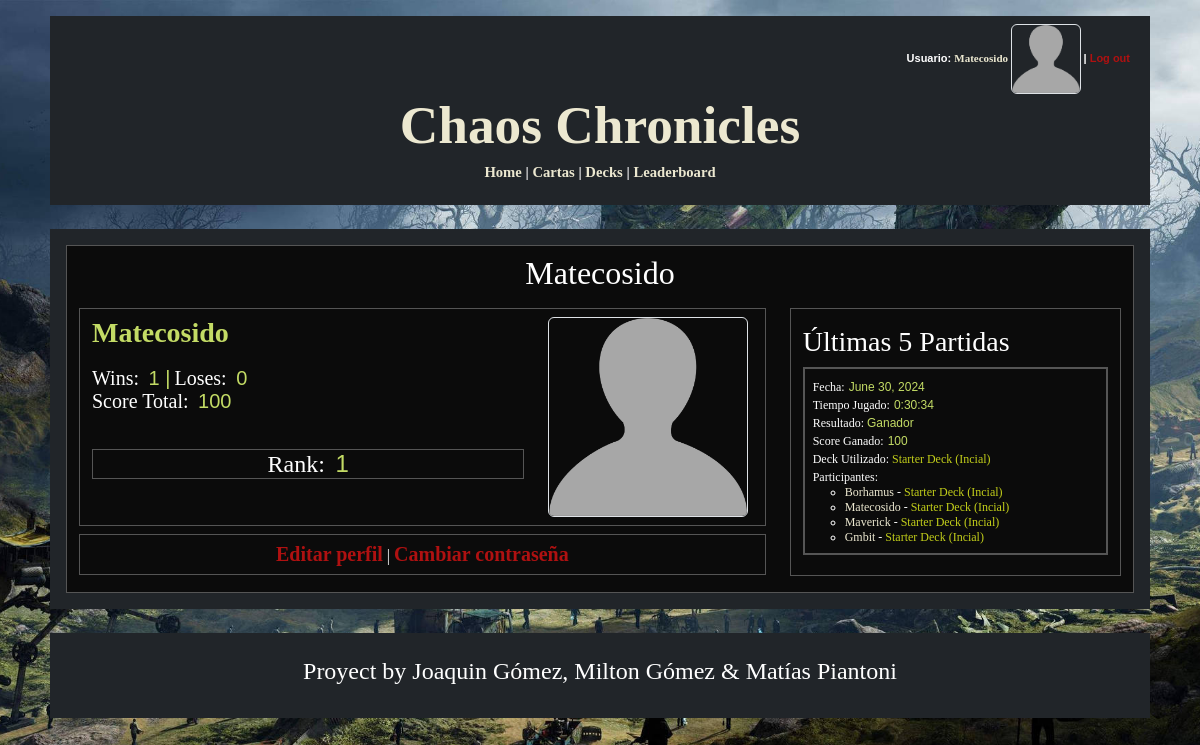
/profile/20/ (signed in), run on an earlier commit of the app's database.
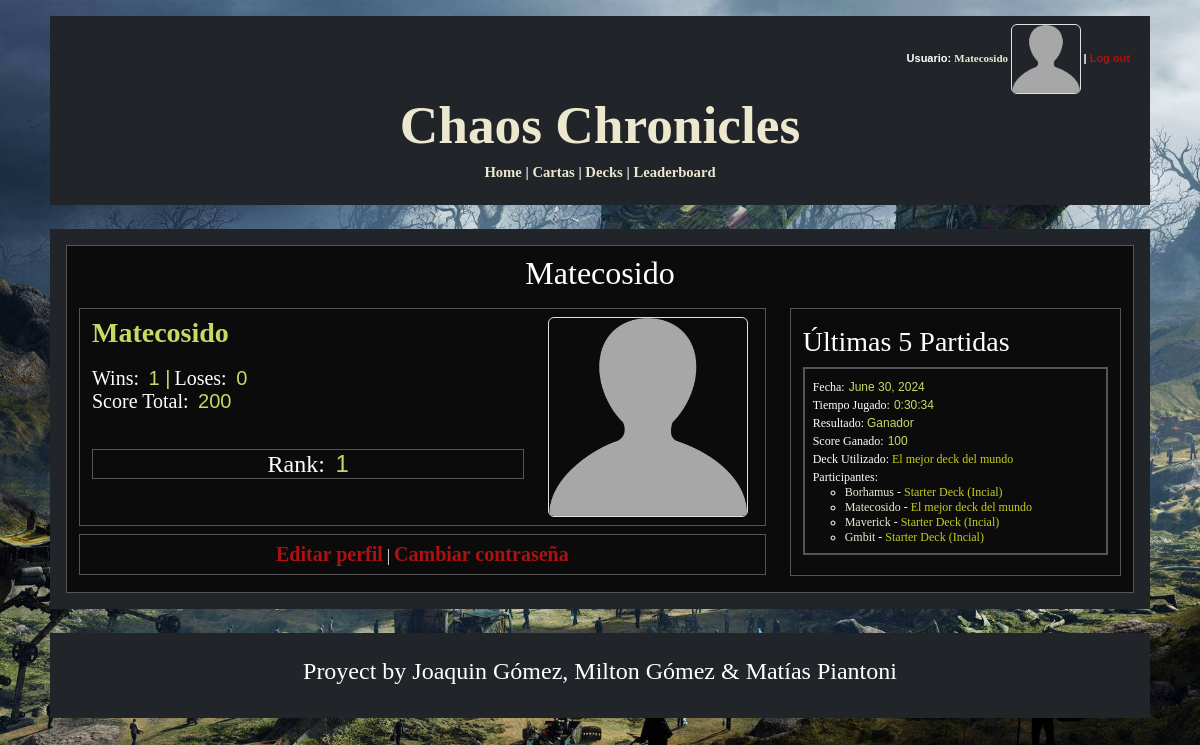
And on a later commit of the database.
### logica/models.py (models this page shows, shortened)
class Jugador(AbstractUser):
    ScoreTotal = models.SmallIntegerField(default=0)
    PartidasGanadas = models.IntegerField(default=0)
    PartidasPerdidas = models.IntegerField(default=0)
    Decks = models.ManyToManyField(Deck, blank=True)
    FotoPerfil = models.ImageField(blank=True, upload_to='perfilimages/')
    deck_seleccionado = models.ForeignKey('Deck', on_delete=models.SET_NULL, null=True, blank=True, related_name='jugador_seleccionado')
    def get_absolute_url(self):
        return reverse('user_profile', kwargs={'pk': self.pk})

class PartidaJugador(models.Model):
    Jugador = models.ForeignKey(Jugador, on_delete=models.CASCADE)
    Deck = models.ForeignKey(Deck, on_delete=models.CASCADE)
    Partida = models.ForeignKey(Partida, on_delete=models.CASCADE)
    GanadorPerdedor = models.BooleanField()
    ScoreGanado = models.SmallIntegerField()

class Deck(models.Model):
    Titulo = models.CharField(max_length=50)
    CantidadCartas = models.IntegerField(default=0, validators=[MinValueValidator(9), MaxValueValidator(21)])
    CantCirculo = models.SmallIntegerField(default=0)
    CantCuadrado = models.SmallIntegerField(default=0)
    CantTriangulo = models.SmallIntegerField(default=0)
    PartidasGanadas = models.SmallIntegerField(default=0)
    PartidasPerdidas = models.SmallIntegerField(default=0)
    PartidasTotales = models.SmallIntegerField(default=0)
    Winrate = models.DecimalField(max_digits=5, decimal_places=2, default=0.00)
    FechaDeCreacion = models.DateField(auto_now_add=True)
    BackImage = models.ImageField(blank=True, upload_to='backim/')
    Puntos = models.IntegerField(default=100)

class Partida(models.Model):
    Fecha = models.DateField(auto_now_add=True)
    TiempoJugado = models.DurationField()
    members = models.ManyToManyField(Jugador, through="PartidaJugador")

### logica/views.py (the view)
# urls.py: path('profile/<int:pk>/', UserProfileView.as_view(), name='user_profile'),
class UserProfileView(DetailView):
    model = Jugador
    template_name = 'profile_view.html'
    context_object_name = 'user_profile'
    def get_object(self):
        return get_object_or_404(Jugador, pk=self.kwargs['pk'])
    def get_context_data(self, **kwargs):
        context = super().get_context_data(**kwargs)
        jugador = self.get_object()
        partidas_jugador = PartidaJugador.objects.filter(Jugador=jugador).order_by('-Partida__Fecha')[:5]
        context['partidas_jugador'] = partidas_jugador
        jugadores = Jugador.objects.all().order_by('-ScoreTotal')
        rank = list(jugadores).index(jugador) + 1
        context['rank'] = rank
        return context

### logica/templates/profile_view.html (shortened to what the changed rows need)
{% extends 'base_generic.html' %}
{% block content %}
    <body>
        <div class="container pb-3 pt-2" style="border: 1px solid  rgb(85,85,85); background-color:#0b0b0b">
            <div class = "row pb-2 profile-title">
                <h2 style = "text-align: center;">{{ user_profile.username }}</h2>
            </div>
            <div class = "row">
                <div class = "col-sm-8">
                        <div class = "row pb-2 profile-data">
                            <div class="col">
                                <div class="container pt-2 pb-2" style="border: 1px solid  rgb(85,85,85); background-color:#0b0b0b">
                                    <div class="row">
                                        <div class = "col-sm-8 user-data">
                                            <span style="font:bold 28px Georgia;color:#c3db65;"> {{user_profile.username}} </span>
                                            <br>
                                            <br>
                                            <span style="font:normal 20px Georgia;color:#ffffff;margin-top:10px;">Wins:</span>
                                            <span style="font:normal 20px Arial;color:#c3db65;">&nbsp;{{user_profile.PartidasGanadas}} </span>
                                            <span style="font:normal 20px Arial;color:#c3db65;">|</span>
                                            <span style="font:normal 20px Georgia;color:#ffffff;margin-top:10px;">Loses:</span>
                                            <span style="font:normal 20px Arial;color:#c3db65;">&nbsp;{{user_profile.PartidasPerdidas}}</span>
                                            <br>
                                            <span style="font:normal 20px Georgia;color:#ffffff;margin-top:10px;">Score Total:</span>
                                            <span style="font:normal 20px Arial;color:#c3db65;">&nbsp;{{ user_profile.ScoreTotal }}</span>
                                            <br>
                                            <br>
                                            <br>
                                            <div clasa="container border" style="border: 1px solid  rgb(85,85,85); background-color:#0b0b0b; text-align: center;">
                                                <span style="font:normal 24px Georgia;color:#ffffff;margin-top:10px;">Rank:</span>
                                                <span style="font:normal 24px Arial;color:#c3db65;">&nbsp;{{ rank }}</span>
                                            </div>
                                        </div>
                                    </div>
                                </div>
                            </div>
                        </div>
                </div>
                <div class="col-sm-4 profile-matches">
                    <div class="container pt-3 pb-1" style="border: 1px solid  rgb(85,85,85); background-color:#0b0b0b">
                            {% if partidas_jugador %}
                                <ul class="list-unstyled">
                                    {% for partida_jugador in partidas_jugador %}
                                        <div class="container p-2 mt-2" style="border: 2px solid  rgb(85,85,85); background-color:#0b0b0b">
                                            <li class="game-item">
                                                <span style="font:normal 12px Georgia;color:#ffffff;margin-top:10px;">Fecha:</span>
                                                <span style="font:normal 12px Arial;color:#c3db65;">{{ partida_jugador.Partida.Fecha }}</span>
                                                <br>
                                                <span style="font:normal 12px Georgia;color:#ffffff;margin-top:10px;">Tiempo Jugado:</span>
                                                <span style="font:normal 12px Arial;color:#c3db65;">{{ partida_jugador.Partida.TiempoJugado}}</span>
                                                <br>
                                                <span style="font:normal 12px Georgia;color:#ffffff;margin-top:10px;">Resultado: </span>
                                                    {% if partida_jugador.GanadorPerdedor %}
                                                        <span style="font:normal 12px Arial;color:#c3db65;">Ganador</span>
                                                    {% else %}
                                                    <span style="font:normal 12px Arial; color: rgb(175, 17, 17);">Perdedor</span>
                                                    {% endif %}
                                                <br>
                                                <span style="font:normal 12px Georgia;color:#ffffff;margin-top:10px;">Score Ganado:</span>
                                                <span style="font:normal 12px Arial;color:#c3db65;"> {{ partida_jugador.ScoreGanado }} </span>
                                                <br>
                                                <span style="font:normal 12px Georgia;color:#ffffff;margin-top:10px;">Deck Utilizado: <a class ="green-link" href="{% url 'deck_detail' partida_jugador.Deck.id %}">{{ partida_jugador.Deck.Titulo }}</a></span>
                                                <br>
                                                <span style="font:normal 12px Georgia;color:#ffffff;margin-top:10px;">Participantes:</span>
                                                <ul>
                                                    {% for pj in partida_jugador.Partida.partidajugador_set.all %}
                                                        <li style="font:normal 12px Georgia;color:#ffffff">
                                                            <a class = "menu-buttons" href="{% url 'user_profile' pj.Jugador.id %}">{{ pj.Jugador.username }}</a>
                                                            -
                                                            <a href="{% url 'deck_detail' pj.Deck.id %}" class = "green-link">{{ pj.Deck.Titulo }}</a></li>
                                                    {% endfor %}
                                                </ul>
                                            </li>
                                        </div>
                                    {% endfor %}
                                </ul>
                            {% else %}
                                <p>No hay partidas recientes.</p>
                            {% endif %}
                    </div>
                </div>
            </div>
        </div>
    </body>
{% endblock %}

### logica/templates/base_generic.html (shortened to what this page needs)
<!DOCTYPE html>
<html lang="en">
    <head>
        <link href="https://cdn.jsdelivr.net/npm/bootstrap@5.3.3/dist/css/bootstrap.min.css" rel="stylesheet">
    </head>
    <body>
        <div class = "custom-container p-2 mt-3 bg-dark text-white">
            <div class = "menu">
                <div class = "container-fluid bg-dark text-white">
                    <div class="row">
                        <div class="col-sm-12">
                            <nav>
                                {% if user.is_authenticated %}
                                    <div class = "log-bar">
                                        Usuario: <a href="{{ user.get_absolute_url }}" style="font:bold 11px Georgia" class = "menu-buttons">{{ user.get_username }}
                                        {% if user.FotoPerfil %}
                                            <img src="{{ user.FotoPerfil.url }}" alt="Foto de Perfil" class="rounded" style="height:70px; width:70px;">
                                        {% else %}
                                            <img src="/media/perfilimages/default-profile.png" alt="Foto de Perfil" class="rounded border" style="height:70px; width:70px;">
                                        {% endif %}
                                        </a>
                                        |
                                        <form action="{% url 'logout' %}" method="post" class = "logout-form"> {% csrf_token %}
                                            <button type="submit" class="logout-button">Log out</button>
                                        </form>
                                    </div>
                                {% else %}
                                    <p class = "log-bar"><a class = "menu-buttons" href="{% url 'login' %}">Log in</a> or <a class = "menu-buttons" href="{% url 'register' %}">Register</a></p>
                                {% endif %}
                            </nav>
                        </div>
                    </div>
                </div>
                <div class="row">
                    <div class = "col-sm-12">
                        <h1 class="title"><a href="{% url 'home' %}" class = "menu-buttons">Chaos Chronicles</a></h1>
                    </div>
                </div>
                <div class="row">
                    <div class = "col-sm-12">
                        <nav class = "menu-items">
                            <p>
                                <a href="{% url 'home' %}" class = "menu-buttons"> Home</a> |
                                <a href="{% url 'carta_list' %}" class = "menu-buttons"> Cartas</a>
                                {% if user.is_authenticated %}
                                    |
                                    <a href="{% url 'deck_list' %}" class = "menu-buttons"> Decks</a> |
                                    <a href="{% url 'leaderboard' %}" class = "menu-buttons"> Leaderboard </a>
                                {% endif %}
                            </p>
                        </nav>
                    </div>
                </div>
            </div>
        </div>
        <div class = "custom-container p-3 my-4 bg-dark text-white">
            {% block content %}
            {% endblock %}
        </div>
        <div class = "custom-container p-4 my-4 bg-dark text-white">
            <h4 style = "text-align: center;"> Proyect by Joaquin Gómez, Milton Gómez & Matías Piantoni </h4>
        </div>
    </body>
</html>

What changed in the data, as far as the page shows it:
changed Jugador "Matecosido": ScoreTotal "100" → "200"
changed PartidaJugador "Matecosido": Deck.Titulo "Starter Deck (Incial)" → "El mejor deck del mundo"
